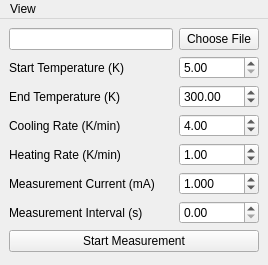
<?xml version="1.0" encoding="UTF-8"?>
<ui version="4.0">
 <class>MainWindow</class>
 <widget class="QMainWindow" name="MainWindow">
  <property name="geometry">
   <rect>
    <x>0</x>
    <y>0</y>
    <width>268</width>
    <height>265</height>
   </rect>
  </property>
  <property name="windowTitle">
   <string>MainWindow</string>
  </property>
  <widget class="QWidget" name="centralwidget">
   <layout class="QGridLayout" name="gridLayout">
    <item row="1" column="1">
     <widget class="QDoubleSpinBox" name="spin_start">
      <property name="keyboardTracking">
       <bool>false</bool>
      </property>
      <property name="minimum">
       <double>5.000000000000000</double>
      </property>
      <property name="maximum">
       <double>310.000000000000000</double>
      </property>
     </widget>
    </item>
    <item row="5" column="0">
     <widget class="QLabel" name="label_4">
      <property name="text">
       <string>Measurement Current (mA)</string>
      </property>
     </widget>
    </item>
    <item row="6" column="1">
     <widget class="QDoubleSpinBox" name="spin_delta">
      <property name="keyboardTracking">
       <bool>false</bool>
      </property>
      <property name="minimum">
       <double>0.000000000000000</double>
      </property>
      <property name="maximum">
       <double>60.000000000000000</double>
      </property>
      <property name="singleStep">
       <double>0.100000000000000</double>
      </property>
      <property name="value">
       <double>0.000000000000000</double>
      </property>
     </widget>
    </item>
    <item row="0" column="1">
     <widget class="QPushButton" name="file_btn">
      <property name="text">
       <string>Choose File</string>
      </property>
     </widget>
    </item>
    <item row="3" column="0">
     <widget class="QLabel" name="label_5">
      <property name="text">
       <string>Cooling Rate (K/min)</string>
      </property>
     </widget>
    </item>
    <item row="2" column="0">
     <widget class="QLabel" name="label_2">
      <property name="text">
       <string>End Temperature (K)</string>
      </property>
     </widget>
    </item>
    <item row="5" column="1">
     <widget class="QDoubleSpinBox" name="spin_curr">
      <property name="keyboardTracking">
       <bool>false</bool>
      </property>
      <property name="decimals">
       <number>3</number>
      </property>
      <property name="minimum">
       <double>0.001000000000000</double>
      </property>
      <property name="maximum">
       <double>10.000000000000000</double>
      </property>
      <property name="value">
       <double>1.000000000000000</double>
      </property>
     </widget>
    </item>
    <item row="6" column="0">
     <widget class="QLabel" name="label_3">
      <property name="text">
       <string>Measurement Interval (s)</string>
      </property>
     </widget>
    </item>
    <item row="0" column="0">
     <widget class="QLineEdit" name="file_line">
      <property name="readOnly">
       <bool>true</bool>
      </property>
     </widget>
    </item>
    <item row="7" column="0" colspan="2">
     <widget class="QPushButton" name="start_btn">
      <property name="text">
       <string>Start Measurement</string>
      </property>
     </widget>
    </item>
    <item row="1" column="0">
     <widget class="QLabel" name="label">
      <property name="text">
       <string>Start Temperature (K)</string>
      </property>
     </widget>
    </item>
    <item row="3" column="1">
     <widget class="QDoubleSpinBox" name="spin_rate">
      <property name="keyboardTracking">
       <bool>false</bool>
      </property>
      <property name="minimum">
       <double>0.100000000000000</double>
      </property>
      <property name="maximum">
       <double>5.000000000000000</double>
      </property>
      <property name="singleStep">
       <double>0.100000000000000</double>
      </property>
      <property name="value">
       <double>4.000000000000000</double>
      </property>
     </widget>
    </item>
    <item row="2" column="1">
     <widget class="QDoubleSpinBox" name="spin_end">
      <property name="keyboardTracking">
       <bool>false</bool>
      </property>
      <property name="minimum">
       <double>5.000000000000000</double>
      </property>
      <property name="maximum">
       <double>310.000000000000000</double>
      </property>
      <property name="value">
       <double>300.000000000000000</double>
      </property>
     </widget>
    </item>
    <item row="4" column="1">
     <widget class="QDoubleSpinBox" name="spin_rateh">
      <property name="keyboardTracking">
       <bool>false</bool>
      </property>
      <property name="minimum">
       <double>0.100000000000000</double>
      </property>
      <property name="maximum">
       <double>5.000000000000000</double>
      </property>
      <property name="singleStep">
       <double>0.100000000000000</double>
      </property>
      <property name="value">
       <double>1.000000000000000</double>
      </property>
     </widget>
    </item>
    <item row="4" column="0">
     <widget class="QLabel" name="label_6">
      <property name="text">
       <string>Heating Rate (K/min)</string>
      </property>
     </widget>
    </item>
   </layout>
  </widget>
  <widget class="QMenuBar" name="menubar">
   <property name="geometry">
    <rect>
     <x>0</x>
     <y>0</y>
     <width>268</width>
     <height>21</height>
    </rect>
   </property>
   <widget class="QMenu" name="menuView">
    <property name="title">
     <string>View</string>
    </property>
    <addaction name="actionplot"/>
   </widget>
   <addaction name="menuView"/>
  </widget>
  <action name="actionplot">
   <property name="text">
    <string>Toggle plot</string>
   </property>
  </action>
 </widget>
 <tabstops>
  <tabstop>file_btn</tabstop>
  <tabstop>spin_start</tabstop>
  <tabstop>spin_end</tabstop>
  <tabstop>spin_rate</tabstop>
  <tabstop>spin_rateh</tabstop>
  <tabstop>spin_curr</tabstop>
  <tabstop>spin_delta</tabstop>
  <tabstop>start_btn</tabstop>
  <tabstop>file_line</tabstop>
 </tabstops>
 <resources/>
 <connections/>
</ui>
